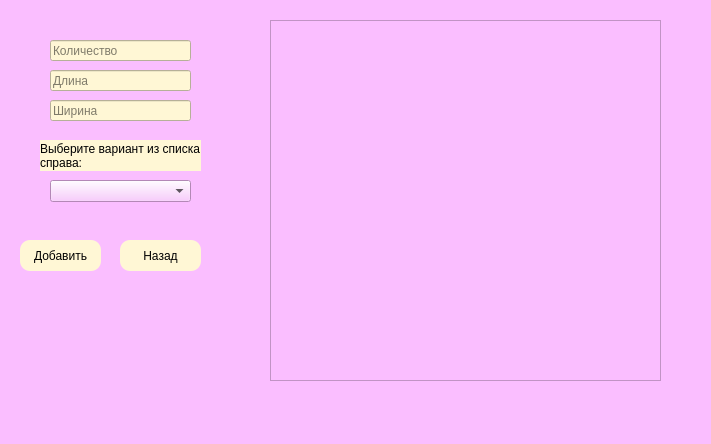
<?xml version="1.0" encoding="UTF-8"?>
<ui version="4.0">
 <class>add_tovar</class>
 <widget class="QWidget" name="add_tovar">
  <property name="geometry">
   <rect>
    <x>0</x>
    <y>0</y>
    <width>711</width>
    <height>444</height>
   </rect>
  </property>
  <property name="windowTitle">
   <string>Form</string>
  </property>
  <property name="styleSheet">
   <string notr="true">background-color: rgb(250, 190, 255);
font: 8pt &quot;New York&quot;;</string>
  </property>
  <widget class="QPushButton" name="add_in_trash">
   <property name="geometry">
    <rect>
     <x>20</x>
     <y>240</y>
     <width>81</width>
     <height>31</height>
    </rect>
   </property>
   <property name="styleSheet">
    <string notr="true">background-color: rgb(255, 247, 213);
border-radius:10px;
font: 10pt &quot;MS Sans Serif&quot;;</string>
   </property>
   <property name="text">
    <string>Добавить</string>
   </property>
  </widget>
  <widget class="QLineEdit" name="cntEdit">
   <property name="geometry">
    <rect>
     <x>50</x>
     <y>40</y>
     <width>141</width>
     <height>21</height>
    </rect>
   </property>
   <property name="styleSheet">
    <string notr="true">background-color: rgb(255, 247, 213);
font: 10pt &quot;MS Sans Serif&quot;;</string>
   </property>
   <property name="placeholderText">
    <string>Количество</string>
   </property>
  </widget>
  <widget class="QLineEdit" name="lengEdit">
   <property name="geometry">
    <rect>
     <x>50</x>
     <y>70</y>
     <width>141</width>
     <height>21</height>
    </rect>
   </property>
   <property name="styleSheet">
    <string notr="true">background-color: rgb(255, 247, 213);
font: 10pt &quot;MS Sans Serif&quot;;</string>
   </property>
   <property name="placeholderText">
    <string>Длина</string>
   </property>
  </widget>
  <widget class="QLineEdit" name="weigEdit">
   <property name="geometry">
    <rect>
     <x>50</x>
     <y>100</y>
     <width>141</width>
     <height>21</height>
    </rect>
   </property>
   <property name="styleSheet">
    <string notr="true">background-color: rgb(255, 247, 213);
font: 10pt &quot;MS Sans Serif&quot;;</string>
   </property>
   <property name="text">
    <string/>
   </property>
   <property name="placeholderText">
    <string>Ширина</string>
   </property>
  </widget>
  <widget class="QPushButton" name="back">
   <property name="geometry">
    <rect>
     <x>120</x>
     <y>240</y>
     <width>81</width>
     <height>31</height>
    </rect>
   </property>
   <property name="styleSheet">
    <string notr="true">background-color: rgb(255, 247, 213);
border-radius:10px;
font: 10pt &quot;MS Sans Serif&quot;;</string>
   </property>
   <property name="text">
    <string>Назад</string>
   </property>
  </widget>
  <widget class="QTableWidget" name="tableWidget">
   <property name="geometry">
    <rect>
     <x>270</x>
     <y>20</y>
     <width>391</width>
     <height>361</height>
    </rect>
   </property>
  </widget>
  <widget class="QComboBox" name="comboBox">
   <property name="geometry">
    <rect>
     <x>50</x>
     <y>180</y>
     <width>141</width>
     <height>22</height>
    </rect>
   </property>
  </widget>
  <widget class="QLabel" name="label">
   <property name="geometry">
    <rect>
     <x>40</x>
     <y>140</y>
     <width>161</width>
     <height>31</height>
    </rect>
   </property>
   <property name="styleSheet">
    <string notr="true">background-color: rgb(255, 247, 213);
font: 10pt &quot;MS Sans Serif&quot;;</string>
   </property>
   <property name="text">
    <string>Выберите вариант из списка справа:</string>
   </property>
   <property name="wordWrap">
    <bool>true</bool>
   </property>
  </widget>
 </widget>
 <resources/>
 <connections/>
</ui>
